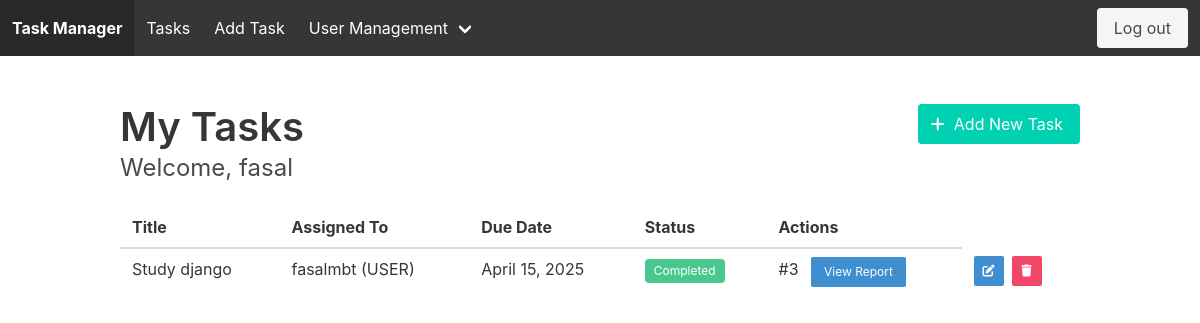
Screenshot of /dashboard/tasks/ (signed in) with the database file from the repository.
### users/models.py (models this page shows, shortened)
class CustomUser(AbstractUser):
    class Role(models.TextChoices):
        SUPERADMIN = 'SUPERADMIN', _('SuperAdmin')
        ADMIN = 'ADMIN', _('Admin')
        USER = 'USER', _('User')
    role = models.CharField(
        max_length=20,
        choices=Role.choices,
        default=Role.USER,
    )
    def __str__(self):
        return f"{self.username} ({self.role})"
    @property
    def is_superadmin(self):
        return self.role == self.Role.SUPERADMIN or self.is_superuser

### tasks/models.py (models this page shows, shortened)
class Task(models.Model):
    class Status(models.TextChoices):
        PENDING = 'PENDING', _('Pending')
        IN_PROGRESS = 'IN_PROGRESS', _('In Progress')
        COMPLETED = 'COMPLETED', _('Completed')
    title = models.CharField(max_length=200)
    description = models.TextField()
    assigned_to = models.ForeignKey(
        CustomUser,
        on_delete=models.CASCADE,
        related_name='tasks'
    )
    due_date = models.DateField()
    status = models.CharField(
        max_length=20,
        choices=Status.choices,
        default=Status.PENDING,
    )
    completion_report = models.TextField(blank=True, null=True)
    worked_hours = models.DecimalField(
        max_digits=5,
        decimal_places=2,
        blank=True,
        null=True
    )
    created_at = models.DateTimeField(auto_now_add=True)
    updated_at = models.DateTimeField(auto_now=True)

### tasks/views.py (the view)
# urls.py: path('dashboard/tasks/', TaskListView.as_view(), name='task-list-web'),
class TaskListView(ListView):
    model = Task
    template_name = 'tasks/task_list.html'
    context_object_name = 'tasks'
    def get_queryset(self):
        if self.request.user.is_superadmin:
            return Task.objects.select_related('assigned_to').all()
        elif self.request.user.is_admin:
            return Task.objects.select_related('assigned_to').exclude(
                assigned_to__role=CustomUser.Role.SUPERADMIN
            )
        else:
            return Task.objects.select_related('assigned_to').filter(
                assigned_to=self.request.user
            )

### tasks/templates/tasks/task_list.html (shortened to what this page needs)
{% extends "base.html" %}
{% load static %}
{% block content %}
<div class="container">
    <div class="columns">
        <div class="column is-three-quarters">
            <h1 class="title is-2">My Tasks</h1>
            <h2 class="subtitle is-4">Welcome, {{ request.user.username }}</h2>
        </div>
        {% if user.is_superadmin or user.is_admin %}
        <div class="column">
            <a href="{% url 'task-add' %}" class="button is-primary is-pulled-right">
                <span class="icon">
                    <i class="fas fa-plus"></i>
                </span>
                <span>Add New Task</span>
            </a>
        </div>
        {% endif %}
    </div>
    <div class="table-container">
        <table class="table is-fullwidth is-striped is-hoverable">
            <thead>
                <tr>
                    <th>Title</th>
                    <th>Assigned To</th>
                    <th>Due Date</th>
                    <th>Status</th>
                    <th>Actions</th>
                </tr>
            </thead>
            <tbody>
                {% for task in tasks %}
                <tr>
                    <td>{{ task.title }}</td>
                    <td>{{ task.assigned_to }}</td>
                    <td>{{ task.due_date }}</td>
                    <td>
                        <span
                            class="tag {% if task.status == 'COMPLETED' %}is-success{% elif task.status == 'IN_PROGRESS' %}is-warning{% else %}is-light{% endif %}">
                            {{ task.get_status_display }}
                        </span>
                    </td>
                    <td>
                        #{{ task.id }}
                        {% if task.status|lower == 'completed' %}
                        {% if user.is_superadmin or user.is_admin %}
                        <a href="{% url 'task-report-web' task.id %}" class="button is-small is-info ml-2">View
                            Report</a>
                        {% endif %}
                        {% endif %}
                    </td>
                    <td>
                        {% if user.is_superadmin or user.is_admin %}
                        <div class="buttons are-small">
                            <a href="{% url 'task-edit' task.id %}" class="button is-info">
                                <span class="icon">
                                    <i class="fas fa-edit"></i>
                                </span>
                            </a>
                            <button class="button is-danger is-small delete-task" data-task-id="{{ task.id }}"
                                data-task-title="{{ task.title }}">
                                <span class="icon">
                                    <i class="fas fa-trash"></i>
                                </span>
                            </button>
                        </div>
                        {% endif %}
                    </td>
                </tr>
                {% empty %}
                <tr>
                    <td colspan="5">No tasks found.</td>
                </tr>
                {% endfor %}
            </tbody>
        </table>
    </div>
</div>
{% endblock %}

### rows the page displays
CustomUser: user.username "fasal"
Task: title "Study django", assigned_to "fasalmbt (USER)", due_date "April 15, 2025", status "Completed", id "3", shows "View Report"
